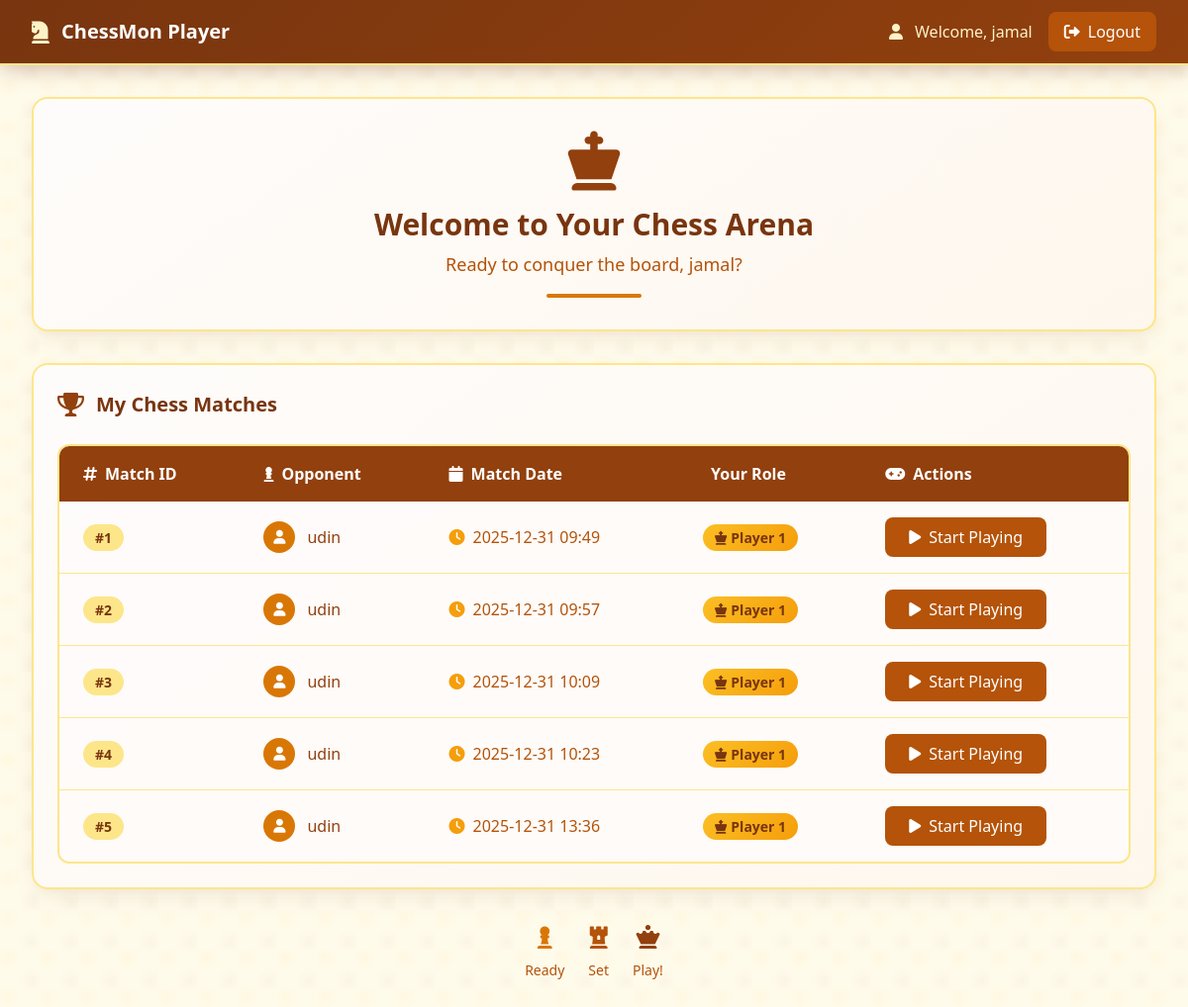
The app's page /player (signed in) with its own data.
### models.py (models this page shows, shortened)
class User(db.Model, UserMixin):
    id = db.Column(db.Integer, primary_key=True)
    username = db.Column(db.String(50), unique=True, nullable=False)
    password_hash = db.Column(db.String(128), nullable=False)
    role = db.Column(db.String(10), nullable=False)  # 'admin' atau 'player'

class Match(db.Model):
    id = db.Column(db.Integer, primary_key=True)
    player1_id = db.Column(db.Integer, db.ForeignKey('user.id'), nullable=False)
    player2_id = db.Column(db.Integer, db.ForeignKey('user.id'), nullable=False)
    date_created = db.Column(db.DateTime, default=datetime.now)
    status = db.Column(db.String(20), default='waiting')  # waiting, active, paused, finished
    time_control = db.Column(db.String(20), default='rapid')  # rapid, blitz, bullet, custom
    initial_time = db.Column(db.Integer, default=600)  # dalam detik
    increment = db.Column(db.Integer, default=10)  # increment per move dalam detik
    player1 = db.relationship('User', foreign_keys=[player1_id])
    player2 = db.relationship('User', foreign_keys=[player2_id])
    TIME_CONTROLS = {
        'bullet': {'initial': 60, 'increment': 1, 'display': '1+1'},       # 1 menit + 1 detik
        'blitz': {'initial': 300, 'increment': 3, 'display': '5+3'},      # 5 menit + 3 detik
        'rapid': {'initial': 600, 'increment': 10, 'display': '10+10'},   # 10 menit + 10 detik
        'classical': {'initial': 1800, 'increment': 30, 'display': '30+30'} # 30 menit + 30 detik
    }

### routes.py (the view)
    @app.route('/player')
    @login_required
    def player_dashboard():
        if current_user.role != 'player':
            return redirect(url_for('admin_dashboard'))
        matches = Match.query.filter(
            (Match.player1_id == current_user.id) |
            (Match.player2_id == current_user.id)
        ).all()
        return render_template('dashboard_player.html', matches=matches)

### templates/dashboard_player.html (shortened to what this page needs)
<!DOCTYPE html>
<html lang="en">
<head>
    <script src="https://cdn.tailwindcss.com"></script>
    <link href="https://cdnjs.cloudflare.com/ajax/libs/font-awesome/6.0.0/css/all.min.css" rel="stylesheet">
</head>
<body class="min-h-screen bg-amber-50 chess-board-pattern pattern-overlay">
    <nav class="navbar-elegant border-b-2 border-amber-200">
        <div class="max-w-7xl mx-auto px-4 sm:px-6 lg:px-8">
            <div class="flex justify-between items-center h-16">
                <div class="flex items-center">
                    <i class="fas fa-chess-knight text-2xl text-amber-100 mr-3"></i>
                    <h1 class="text-xl font-bold text-white">ChessMon Player</h1>
                </div>
                <div class="flex items-center space-x-4">
                    <span class="text-amber-100 font-medium">
                        <i class="fas fa-user mr-2"></i>
                        Welcome, {{ current_user.username }}
                    </span>
                    <a href="{{ url_for('logout') }}" class="bg-amber-700 hover:bg-amber-600 text-white px-4 py-2 rounded-lg transition-all duration-200 font-medium">
                        <i class="fas fa-sign-out-alt mr-2"></i>Logout
                    </a>
                </div>
            </div>
        </div>
    </nav>
    <div class="max-w-7xl mx-auto px-4 sm:px-6 lg:px-8 py-8">
        <div class="card-elegant rounded-2xl p-8 border-2 border-amber-200 mb-8">
            <div class="text-center">
                <div class="text-6xl text-amber-800 mb-4">
                    <i class="fas fa-chess-king"></i>
                </div>
                <h1 class="text-3xl font-bold text-amber-900 mb-2">Welcome to Your Chess Arena</h1>
                <p class="text-amber-700 text-lg font-medium">Ready to conquer the board, {{ current_user.username }}?</p>
                <div class="w-24 h-1 bg-amber-600 mx-auto mt-4 rounded-full"></div>
            </div>
        </div>
        <div class="card-elegant rounded-2xl p-6 border-2 border-amber-200">
            <div class="flex items-center mb-6">
                <i class="fas fa-trophy text-2xl text-amber-800 mr-3"></i>
                <h2 class="text-xl font-bold text-amber-900">My Chess Matches</h2>
            </div>
            <div class="overflow-x-auto">
                <div class="table-elegant rounded-xl border-2 border-amber-200 overflow-hidden">
                    <table class="w-full">
                        <thead class="bg-amber-800 text-white">
                            <tr>
                                <th class="px-6 py-4 text-left font-bold">
                                    <i class="fas fa-hashtag mr-2"></i>Match ID
                                </th>
                                <th class="px-6 py-4 text-left font-bold">
                                    <i class="fas fa-chess-pawn mr-2"></i>Opponent
                                </th>
                                <th class="px-6 py-4 text-left font-bold">
                                    <i class="fas fa-calendar mr-2"></i>Match Date
                                </th>
                                <th class="px-6 py-4 text-left font-bold">
                                    Your Role
                                </th>
                                <th class="px-6 py-4 text-left font-bold">
                                    <i class="fas fa-gamepad mr-2"></i>Actions
                                </th>
                            </tr>
                        </thead>
                        <tbody class="divide-y divide-amber-200">
                            {% for match in matches %}
                            <tr class="hover:bg-amber-100 transition-colors duration-200">
                                <td class="px-6 py-4 font-semibold text-amber-900">
                                    <span class="bg-amber-200 px-3 py-1 rounded-full text-sm">#{{ match.id }}</span>
                                </td>
                                <td class="px-6 py-4 text-amber-800 font-medium">
                                    <div class="flex items-center">
                                        <div class="w-8 h-8 bg-amber-600 rounded-full flex items-center justify-center mr-3">
                                            <i class="fas fa-user text-white text-sm"></i>
                                        </div>
                                        <span>
                                            {% if match.player1_id == current_user.id %}
                                                {{ match.player2.username }}
                                            {% else %}
                                                {{ match.player1.username }}
                                            {% endif %}
                                        </span>
                                    </div>
                                </td>
                                <td class="px-6 py-4 text-amber-700 font-medium">
                                    <div class="flex items-center">
                                        <i class="fas fa-clock mr-2 text-amber-500"></i>
                                        {{ match.date_created.strftime('%Y-%m-%d %H:%M') }}
                                    </div>
                                </td>
                                <td class="px-6 py-4">
                                    {% if match.player1_id == current_user.id %}
                                        <span class="player-badge px-3 py-1 rounded-full text-sm">
                                            <i class="fas fa-chess-king mr-1"></i>Player 1
                                        </span>
                                    {% else %}
                                        <span class="opponent-badge px-3 py-1 rounded-full text-sm">
                                            <i class="fas fa-chess-queen mr-1"></i>Player 2
                                        </span>
                                    {% endif %}
                                </td>
                                <td class="px-6 py-4">
                                    <a href="{{ url_for('match_detail', match_id=match.id) }}" class="bg-amber-700 hover:bg-amber-800 text-white px-6 py-2 rounded-lg transition-all duration-200 font-medium btn-elegant inline-flex items-center">
                                        <i class="fas fa-play mr-2"></i>Start Playing
                                    </a>
                                </td>
                            </tr>
                            {% endfor %}
                        </tbody>
                    </table>
                </div>
            </div>
        </div>
        <div class="mt-8 text-center">
            <div class="flex justify-center items-center space-x-6">
                <div class="text-center">
                    <i class="fas fa-chess-pawn text-2xl text-amber-600 mb-2"></i>
                    <p class="text-amber-700 font-medium text-sm">Ready</p>
                </div>
                <div class="text-center">
                    <i class="fas fa-chess-rook text-2xl text-amber-700 mb-2"></i>
                    <p class="text-amber-700 font-medium text-sm">Set</p>
                </div>
                <div class="text-center">
                    <i class="fas fa-chess-queen text-2xl text-amber-800 mb-2"></i>
                    <p class="text-amber-700 font-medium text-sm">Play!</p>
                </div>
            </div>
        </div>
    </div>
</body>
</html>

### templates/dashboard_player.html (style rules this page uses)
.chess-board-pattern { background-image: repeating-conic-gradient(#fef7ed 0% 25%, #fed7aa 25% 50%); background-size: 40px 40px; }
.card-elegant { background: linear-gradient(145deg, #fefcfb, #fef7ed); box-shadow: 0 10px 25px -5px rgba(120, 53, 15, 0.1), 0 5px 10px -5px rgba(120, 53, 15, 0.04); }
.navbar-elegant { background: linear-gradient(135deg, #78350f, #92400e); backdrop-filter: blur(10px); box-shadow: 0 4px 20px rgba(120, 53, 15, 0.3); }
.table-elegant { background: rgba(254, 252, 251, 0.8); backdrop-filter: blur(5px); }
.pattern-overlay { background-image: radial-gradient(circle at 20% 20%, rgba(251, 191, 36, 0.05) 0%, transparent 30%), radial-gradient(circle at 80% 80%, rgba(120, 53, 15, 0.03) 0%, transparent 30%); }
.player-badge { background: linear-gradient(135deg, #fbbf24, #f59e0b); color: #78350f; font-weight: bold; }

### records on screen
User: username "jamal"
Match: id "1", player2.username "udin", date_created "2025-12-31 09:49", shows "Player 1"
Match: id "2", player2.username "udin", date_created "2025-12-31 09:57", shows "Player 1"
Match: id "3", player2.username "udin", date_created "2025-12-31 10:09", shows "Player 1"
Match: id "4", player2.username "udin", date_created "2025-12-31 10:23", shows "Player 1"
Match: id "5", player2.username "udin", date_created "2025-12-31 13:36", shows "Player 1"
